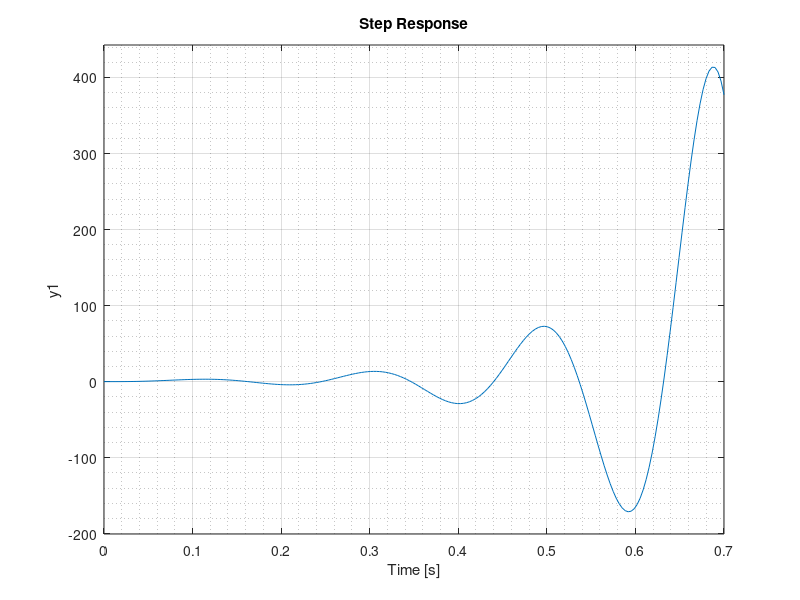
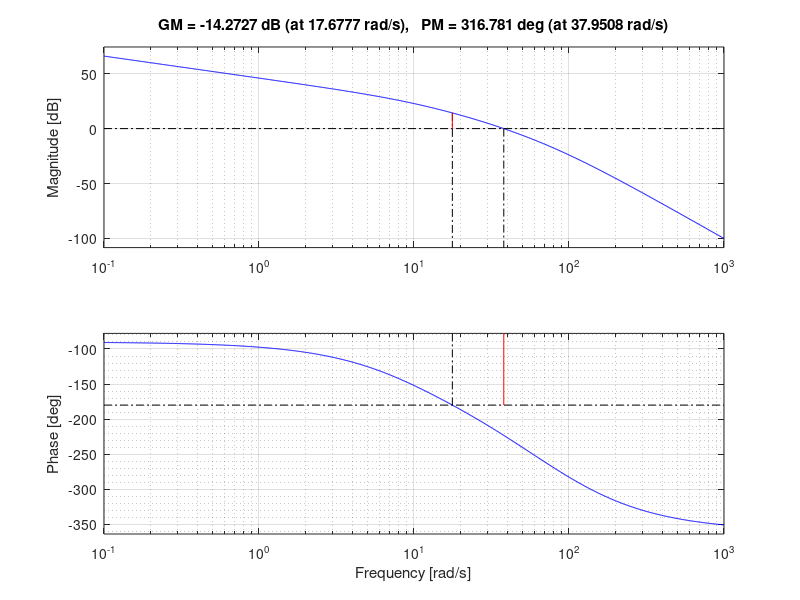

The MATLAB source for these figures, in order: (Note: this script raises an error after producing the figures.)
clc
clear variables
close all force

% Принцип работы компенсатора
% Есть исходная ПФ объlекта W
% Есть желаемая ПФ объекта G
% Тогда компенсатор это некоторое устройство с передаточной функцией 1/G
% Тогда ПФ итоговой системы будет W * 1/W * G = G

% ПФ исходного объекта
s = tf('s');
W = 200 / (s *(0.1 * s + 1) * (0.02 * s + 1) * (0.01 * s + 1));
% Знаменатель имеет 4 порядок s, числитель имеет 0 порядок s -> наклон ЛАЧХ
% -80 дБ/дек (каждая степень знаменателя делает -20 дБ/дек, каждая степень 
% числителя делает +20 дБ/дек)

Tpp = 0.8; % Желаемое время пп системы
M = 1.35;
sig = 30; % Перерегулирование

ed = 12;% [град]
Om = 25;% [рад/с]
Em = 2; % [рад/с^2]

% Приведение величин в единую форму
Xm = deg2rad(ed);

% Построим исходное поведение системы (переходный процесс и ЛАФЧХ)
figure
step(feedback(W,1))
grid on
grid minor

figure
margin(W)
grid on
grid minor

info_W = stepinfo(feedback(W,1))


% Частота и амплитуда эквивалентного гармонического воздействия
wk = Em/Om;
gm = Om^2/Em;

% Базовая частота
w0 = sqrt(Em/Xm);

% Частота среза
ws = sqrt(M/(M-1)) * w0;

% Частоты среднечастотного участка

% w2 = (M-1)/M * ws
% w3 = (M+1)/M * ws
w2 = floor((M-1)/M * ws); % Отображено краевое условие, однако параметр можно подбирать
w3 = ceil((M+1)/M * ws); % Отображено краевое условие, однако параметр можно подбирать

w2 = 1.5;
% 
w3 = 10.6;
% Амплитуда ЛАЧХ
L = 20 * log10(gm/Xm);

% Коэффициент усиления регулятора
K = 10 ^ (L/20);

% Периоды
t2 = 1/w2;
t3 = 1/w3;
tk = 1/wk;

% Составляем желаемую ПФ системы

G = K * (t2 * s + 1)/(s * (tk * s + 1) * (t3 * s + 1));

% Наклон данной ПФ 1 порядок s в числителе, 3 порядка s в знаменателе,
% итоговый наклон -40 дБ/дек, что не совпадает с исходным.
% Необходимо ввести ещё 2 полюса в знаменатель - ОЧЕНЬ высокочастотные
% полюса

G = G / ((1/1e7*s + 1)*(1/8e7*s + 1)); % Готовая желаемая ПФ

figure
step(feedback(G,1))
grid on
grid minor

figure
margin(G)
grid on
grid minor

info_G = stepinfo(feedback(G,1))

% Чистый s в знаменателе характеризует астатизм системы, необходимо его
% учесть столько раз, какой порядок он имеет
% В разбираемой системе астатизм 1 порядка

% ПФ компенсатора
C = G / W * s;% Степень s равна стпени астатизма 

% ПФ компенсированной системы
Wcr = C * W;

figure
step(feedback(Wcr,1))
info_Wcr = stepinfo(feedback(Wcr,1))
grid on
grid minor

figure
margin(Wcr)
grid on
grid minor
